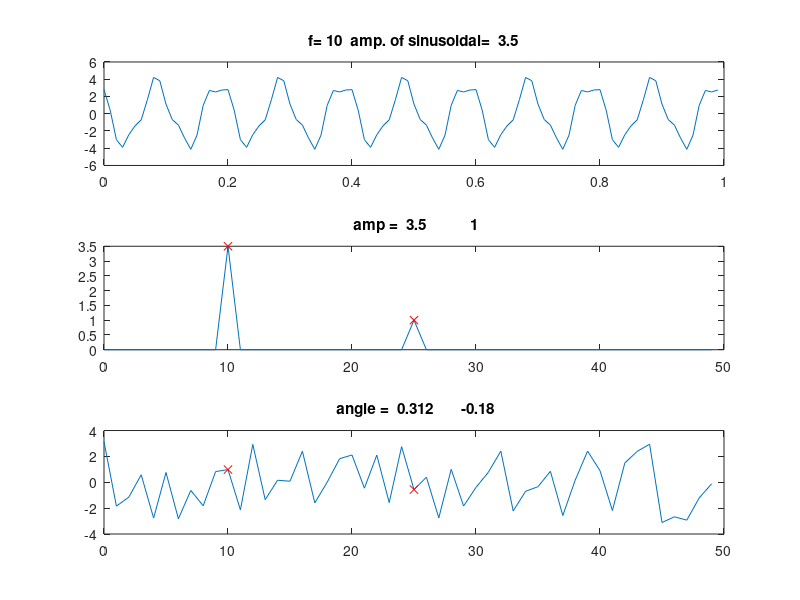

Write the MATLAB code that produced this figure.
clf
fs=100;
t=0:1/fs:1-(1./fs);


%t=0:1/fs:0.25-(1./fs);
%t=0:1/fs:0.5-(1./fs);
f0=10;
amp=3.5;

%y=amp*cos(2*pi*f0*t+0.7651*pi)+cos(2*pi*25*t+0.32*pi) +0.5*sin(2*pi*15*t)+1.5*sin(2*pi*30*t+0.32*pi) ;

%y=amp*cos(2*pi*f0*t+0.312*pi)+sin(2*pi*25*t)+0.2*randn(1,length(t)) ;
y=amp*cos(2*pi*f0*t+0.312*pi)+sin(2*pi*25*t+0.32*pi) ;


Pyy=fft(y);
len=length(abs(Pyy));
fd=fs/len;
f = 0: fd:(len-1)*fs/len;


%amplitude normalization
Pyy_amp=abs(Pyy)*2/length(Pyy);
subplot(311);plot(t,y);title(['f= ' num2str(f0) '  amp. of sinusoidal=  '  num2str(amp)]);

% plot half of samplng freuency
subplot(312); plot(f(1:len/2),abs(Pyy_amp(1:len/2)));hold;

i = find(abs(Pyy_amp(1:len/2)) > 0.1);
% find the peak frequency
plot(f(i),abs(Pyy_amp(i)),' rx' );
title ( [' amp =  ',  num2str(Pyy_amp(i)) ]  );
%[p i]=max(Pyy1(1:len/2));
%ext(1.2*f(i), 0.9*p,['f =' num2str(f(i)) '  amp=' num2str(p)]); 

%phase information
Pyy_ang=angle(Pyy);
%[p i]=max(abs(Pyy(1:len/2)));
subplot(313);plot(f(1:len/2), Pyy_ang(1:len/2));
hold;plot(f(i),Pyy_ang(i),' rx' );
title ( [' angle =  ', num2str(Pyy_ang(i)/pi)]  ); 